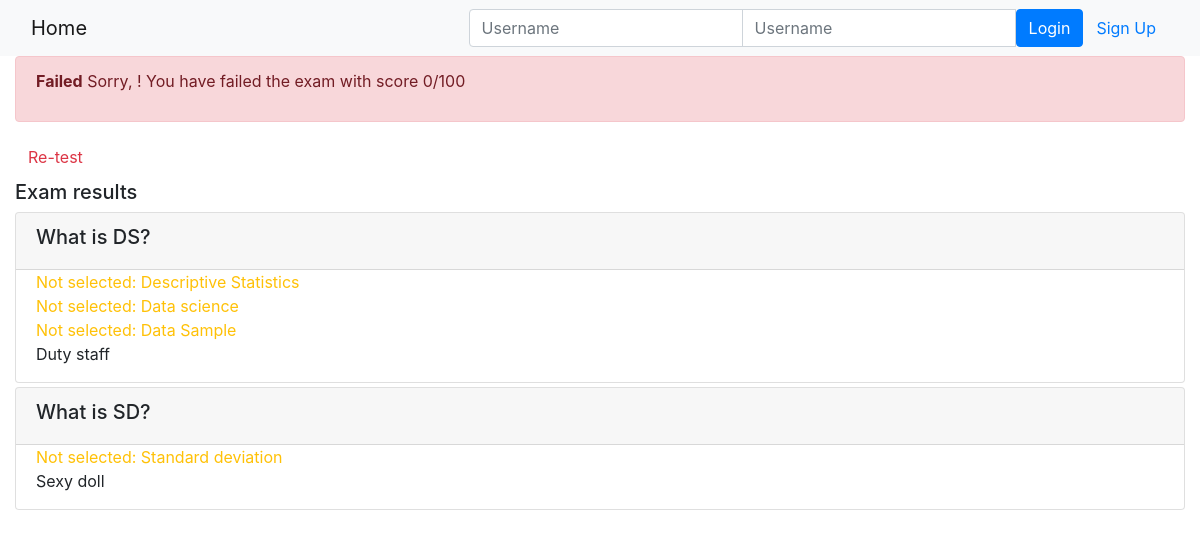
Page /onlinecourse/course/1/submission/1/result/ on the committed database.
### onlinecourse/models.py (models this page shows, shortened)
class Question(models.Model):
    course = models.ForeignKey(Course, on_delete = models.CASCADE)
    question_text = models.CharField(max_length=1000)
    grade=models.IntegerField(default=0)

class Choice(models.Model):
    question = models.ForeignKey(Question, on_delete= models.CASCADE)
    choice_text = models.CharField(max_length=1000)
    is_correct = models.BooleanField(default = False)

### onlinecourse/views.py (the view)
# urls.py: path('course/<int:course_id>/submission/<int:submission_id>/result/', views.show_exam_result, name='show_exam_result'),
def show_exam_result(request, course_id, submission_id):
    context={}
    course = get_object_or_404(Course, pk=course_id)
    submission = get_object_or_404(Submission, pk=submission_id)
    choices = submission.choice.all()
    total=0
    for choice in choices:
        if choice.is_correct:
                total+= choice.question.grade
    context['course']=course
    context['submission']=submission
    context['grade']=total
    context['choice']=choices
    return render(request, 'onlinecourse/exam_result_bootstrap.html',context)

### onlinecourse/templates/onlinecourse/exam_result_bootstrap.html (shortened to what this page needs)
<!DOCTYPE html>
<html lang="en">
<head>
    {% load static %}
    <link rel="stylesheet" href="https://maxcdn.bootstrapcdn.com/bootstrap/4.5.2/css/bootstrap.min.css">
</head>
<body>
 <nav class="navbar navbar-light bg-light">
    <div class="container-fluid">
        <div class="navbar-header">
              <a class="navbar-brand" href="{% url 'onlinecourse:index' %}">Home</a>
        </div>
        <ul class="nav navbar-nav navbar-right">
            {% if user.is_authenticated %}
            <li>
                <a class="btn btn-link" href="#">{{ user.first_name }}({{ user.username }})</a>
                <a class="btn btn-link" href="{% url 'onlinecourse:logout' %}">Logout</a>
            </li>
            {% else %}
            <li>
                <form class="form-inline" action="{% url 'onlinecourse:login' %}" method="post">
                    <div class="input-group">
                        <input type="text" class="form-control" placeholder="Username" name="username" >
                        <input type="password" class="form-control" placeholder="Username" name="psw" >
                        <button class="btn btn-primary" type="submit">Login</button>
                        <a class="btn btn-link" href="{% url 'onlinecourse:registration' %}">Sign Up</a>
                    </div>
                </form>
            </li>
            {% endif %}
        </ul>
    </div>
</nav>
<div class="container-fluid">
    {% if grade >= 80 %}
    <div class="alert alert-success">
       <p><b>Congratulations, {{user.first_name}}!</b> You have passed the exam and completed the course with score {{grade}}/100<p>
    </div>
        {% else %}
        <div class="alert alert-danger">
            <p><b>Failed</b> Sorry, {{user.first_name}}! You have failed the exam with score {{grade}}/100<p>
        </div>
        <a class="btn btn-link text-danger" href="{% url 'onlinecourse:course_details' course.id %}">Re-test</a>
        {% endif %}
        <div class="card-columns-vertical mt-1">
            <h5 class="">Exam results</h5>
            {% for question in course.question_set.all %}
            <div class="card mt-1">
                <div class="card-header"><h5>{{ question.question_text }}</h5></div>
                <div class="form-group">
                    {% for chc in question.choice_set.all %}
                    <div class="form-check">
                        {% if chc.is_correct and chc in choice %}
                        <div class="text-success">Correct answer: {{ chc.choice_text }}</div>
                        {% else %}{% if chc.is_correct and not chc in choice %}
                        <div class="text-warning">Not selected: {{ chc.choice_text }}</div>
                        {% else %}{% if not chc.is_correct and chc in choice %}
                        <div class="text-danger">Wrong answer: {{ chc.choice_text }}</div>
                        {% else %}
                        <div>{{ chc.choice_text }}</div>
                        {% endif %}{% endif %}{% endif %}
                    </div>
                    {% endfor %}
                </div>
            </div>
            {% endfor %}
        </div>
    </div>
</body>
</html>

### rows in the picture
Question: question_text "What is DS?"
Choice: choice_text "Descriptive Statistics"
Choice: choice_text "Data science"
Choice: choice_text "Data Sample"
Choice: choice_text "Duty staff"
Question: question_text "What is SD?"
Choice: choice_text "Standard deviation"
Choice: choice_text "Sexy doll"

### other values in the picture
{{ grade }} "0"
